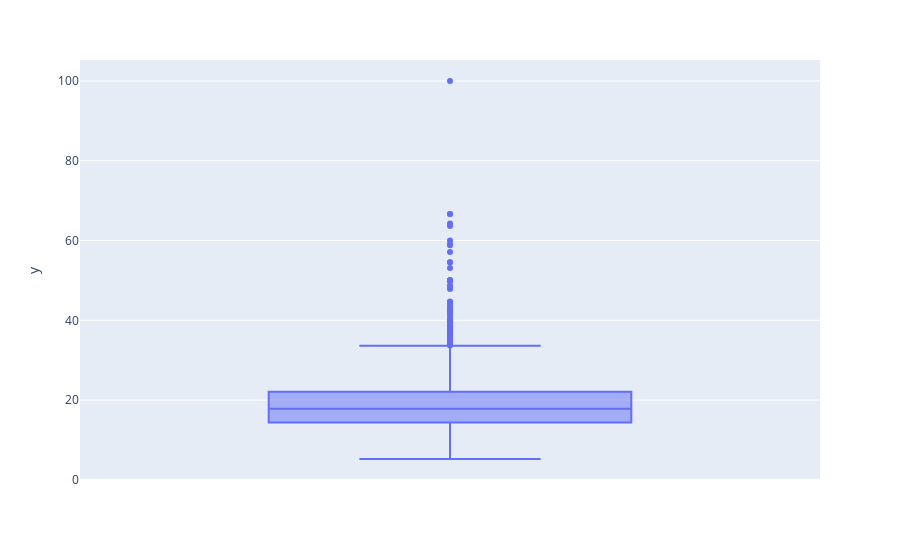

Write notebook code for a chart like this one.
### Code cell
px.box(y = cluster_temporal_stats_with_threshold['fe_rr_ratio'])

### Figure 1 — Plotly figure (JSON) as saved in the notebook; plotly's stock layout.template omitted (floating-point values rounded to 4 significant figures; data arrays with more than 128 entries replaced by an {"elided": "..."} marker saying what was removed)
{"data": [{"alignmentgroup": "True", "hovertemplate": "y=%{y}<extra></extra>", "legendgroup": "", "marker": {"color": "#636efa"}, "name": "", "notched": false, "offsetgroup": "", "orientation": "v", "showlegend": false, "type": "box", "x0": " ", "xaxis": "x", "y": {"elided": "5902 float values"}, "y0": " ", "yaxis": "y"}], "layout": {"boxmode": "group", "legend": {"tracegroupgap": 0}, "margin": {"t": 60}, "xaxis": {"anchor": "y", "domain": [0, 1]}, "yaxis": {"anchor": "x", "domain": [0, 1], "title": {"text": "y"}}}}
